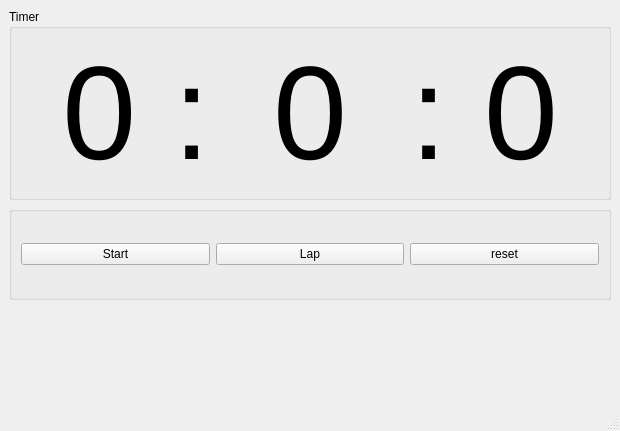
<?xml version="1.0" encoding="UTF-8"?>
<ui version="4.0">
 <class>MainWindow</class>
 <widget class="QMainWindow" name="MainWindow">
  <property name="geometry">
   <rect>
    <x>0</x>
    <y>0</y>
    <width>620</width>
    <height>431</height>
   </rect>
  </property>
  <property name="windowTitle">
   <string>MainWindow</string>
  </property>
  <widget class="QWidget" name="centralwidget">
   <layout class="QVBoxLayout" name="verticalLayout">
    <item>
     <widget class="QGroupBox" name="groupBox">
      <property name="title">
       <string>Timer</string>
      </property>
      <layout class="QHBoxLayout" name="horizontalLayout">
       <item>
        <widget class="QLabel" name="lb_minute">
         <property name="font">
          <font>
           <pointsize>100</pointsize>
          </font>
         </property>
         <property name="text">
          <string>0 :</string>
         </property>
         <property name="scaledContents">
          <bool>false</bool>
         </property>
         <property name="alignment">
          <set>Qt::AlignRight|Qt::AlignTrailing|Qt::AlignVCenter</set>
         </property>
        </widget>
       </item>
       <item>
        <widget class="QLabel" name="lb_sec">
         <property name="font">
          <font>
           <pointsize>100</pointsize>
          </font>
         </property>
         <property name="text">
          <string>0</string>
         </property>
         <property name="scaledContents">
          <bool>false</bool>
         </property>
         <property name="alignment">
          <set>Qt::AlignCenter</set>
         </property>
        </widget>
       </item>
       <item>
        <widget class="QLabel" name="lb_msec">
         <property name="font">
          <font>
           <pointsize>100</pointsize>
          </font>
         </property>
         <property name="text">
          <string>: 0</string>
         </property>
         <property name="scaledContents">
          <bool>false</bool>
         </property>
         <property name="alignment">
          <set>Qt::AlignLeading|Qt::AlignLeft|Qt::AlignVCenter</set>
         </property>
        </widget>
       </item>
      </layout>
     </widget>
    </item>
    <item>
     <widget class="QGroupBox" name="groupBox_2">
      <property name="title">
       <string/>
      </property>
      <layout class="QHBoxLayout" name="horizontalLayout_2">
       <item>
        <widget class="QPushButton" name="pb_start_and_stop">
         <property name="text">
          <string>Start</string>
         </property>
        </widget>
       </item>
       <item>
        <widget class="QPushButton" name="pb_lap">
         <property name="text">
          <string>Lap</string>
         </property>
        </widget>
       </item>
       <item>
        <widget class="QPushButton" name="pb_reset">
         <property name="text">
          <string>reset</string>
         </property>
        </widget>
       </item>
      </layout>
     </widget>
    </item>
    <item>
     <widget class="QLabel" name="lb_lap">
      <property name="text">
       <string/>
      </property>
     </widget>
    </item>
   </layout>
  </widget>
  <widget class="QMenuBar" name="menubar">
   <property name="geometry">
    <rect>
     <x>0</x>
     <y>0</y>
     <width>620</width>
     <height>22</height>
    </rect>
   </property>
  </widget>
  <widget class="QStatusBar" name="statusbar"/>
 </widget>
 <resources/>
 <connections/>
</ui>
